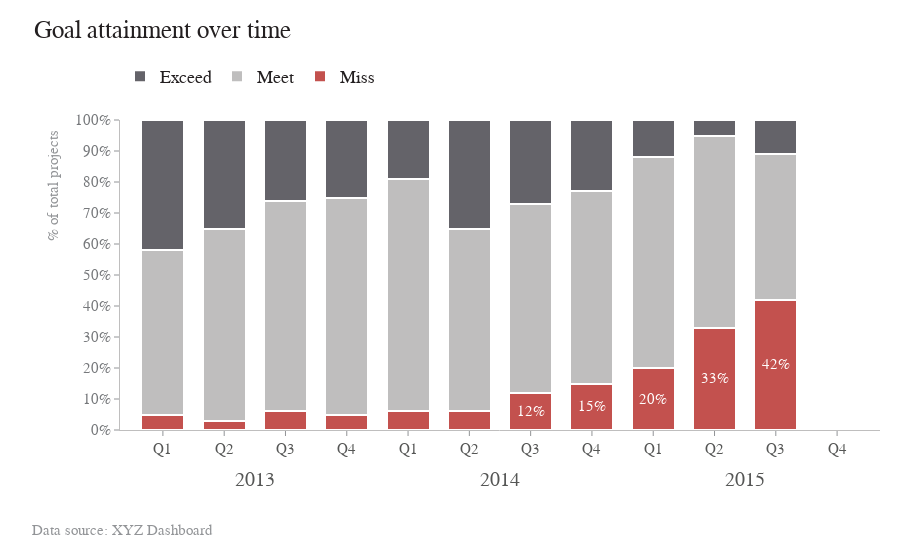

Here is the notebook cell this chart was saved with:
### Markdown cell above
## Data Visualization

### Code cell
fig = go.Figure()

# Plot -------------------------
fig.add_trace(
    go.Bar(
        x=df.index,
        y=df['Miss'],
        name="Miss",
        marker=dict(color=RED1, line=dict(color='white', width=2)),
        width=0.7
    )
)

fig.add_trace(
    go.Bar(
        x=df.index,
        y=df['Meet'],
        name="Meet",
        marker=dict(color=GRAY9, line=dict(color='white', width=2)),
        width=0.7
    )
)

fig.add_trace(
    go.Bar(
        x=df.index,
        y=df['Exceed'],
        name="Exceed",
        marker=dict(color=GRAY4, line=dict(color='white', width=2)),
        width=0.7
    )
)

# Annotation -------------------
fig.add_annotation(
    text="2013",
    font=dict(color=GRAY3, size=20, family='Arial'),
    x=1.5,
    y=0,
    xshift=0,
    yshift=-50,
    showarrow=False,
)

fig.add_annotation(
    text="2014",
    font=dict(color=GRAY3, size=20, family='Arial'),
    x=5.5,
    y=0,
    xshift=0,
    yshift=-50,
    showarrow=False,
)

fig.add_annotation(
    text="2015",
    font=dict(color=GRAY3, size=20, family='Arial'),
    x=9.5,
    y=0,
    xshift=0,
    yshift=-50,
    showarrow=False,
)

for i in range(5):
    fig.add_annotation(
        text=f"{df['Miss'][-5:].values[i]*100:.0f}%",
        font=dict(color='white', size=15, family="Arial"),
        x=df['Miss'][-5:].index[i],
        y=df['Miss'][-5:].values[i] / 2,
        xshift=0,
        yshift=0,
        showarrow=False
    )

# Text -------------------------
fig.add_annotation(
    text="Goal attainment over time",
    font=dict(color=GRAY1, size=25, family='Arial'),
    x=0,
    y=1,
    xshift=0,
    yshift=90,
    showarrow=False,
)

fig.add_annotation(
    text="% of total projects",
    font=dict(color=GRAY7, size=15, family='Arial'),
    x=0,
    y=1,
    xshift=-110,
    yshift=-65,
    textangle=-90,
    showarrow=False,
)

fig.add_annotation(
    text="Data source: XYZ Dashboard",
    font=dict(color=GRAY7, size=15, family='Arial'),
    x=0,
    y=0,
    xshift=-40,
    yshift=-100,
    showarrow=False,
)

# Layout -----------------------
fig.update_layout(
    width=900,
    height=550,
    margin=dict(t=120, b=120, l=120, r=20),
    paper_bgcolor="white",
    plot_bgcolor="white",
    legend=dict(
        font=dict(color=GRAY1, size=18, family="Arial"),
        x=0,
        y=1.2,
        orientation='h'
    ),
    showlegend=True,
    barmode="stack",
)

fig.update_xaxes(
    tickfont=dict(color=GRAY3, size=15, family="Arial"),
    ticks='outside',
    tickcolor=GRAY7,
    tickvals=[i for i in range(12)],
    ticktext=['Q1', 'Q2', 'Q3', 'Q4'] * 3,
    linecolor=GRAY9,
    range=[-0.7, 11.7]
)

fig.update_yaxes(
    tickfont=dict(color=GRAY5, size=15, family="Arial"),
    tickformat='.0%',
    ticks='outside',
    dtick=0.1,
    tickcolor=GRAY7,
    linecolor=GRAY9,
    range=[0, 1]
)

### Figure 1 — Plotly figure (JSON) as saved in the notebook; plotly's stock layout.template omitted (floating-point values rounded to 4 significant figures)
{"data": [{"marker": {"color": "#C3514E", "line": {"color": "white", "width": 2}}, "name": "Miss", "type": "bar", "width": 0.7, "x": [0, 1, 2, 3, 4, 5, 6, 7, 8, 9, 10], "y": [0.05, 0.03, 0.06, 0.05, 0.06, 0.06, 0.12, 0.15, 0.2, 0.33, 0.42]}, {"marker": {"color": "#BFBEBE", "line": {"color": "white", "width": 2}}, "name": "Meet", "type": "bar", "width": 0.7, "x": [0, 1, 2, 3, 4, 5, 6, 7, 8, 9, 10], "y": [0.53, 0.62, 0.68, 0.7, 0.75, 0.59, 0.61, 0.62, 0.68, 0.62, 0.47]}, {"marker": {"color": "#646369", "line": {"color": "white", "width": 2}}, "name": "Exceed", "type": "bar", "width": 0.7, "x": [0, 1, 2, 3, 4, 5, 6, 7, 8, 9, 10], "y": [0.42, 0.35, 0.26, 0.25, 0.19, 0.35, 0.27, 0.23, 0.12, 0.05, 0.11]}], "layout": {"annotations": [{"font": {"color": "#555655", "family": "Arial", "size": 20}, "showarrow": false, "text": "2013", "x": 1.5, "xshift": 0, "y": 0, "yshift": -50}, {"font": {"color": "#555655", "family": "Arial", "size": 20}, "showarrow": false, "text": "2014", "x": 5.5, "xshift": 0, "y": 0, "yshift": -50}, {"font": {"color": "#555655", "family": "Arial", "size": 20}, "showarrow": false, "text": "2015", "x": 9.5, "xshift": 0, "y": 0, "yshift": -50}, {"font": {"color": "white", "family": "Arial", "size": 15}, "showarrow": false, "text": "12%", "x": 6, "xshift": 0, "y": 0.06, "yshift": 0}, {"font": {"color": "white", "family": "Arial", "size": 15}, "showarrow": false, "text": "15%", "x": 7, "xshift": 0, "y": 0.075, "yshift": 0}, {"font": {"color": "white", "family": "Arial", "size": 15}, "showarrow": false, "text": "20%", "x": 8, "xshift": 0, "y": 0.1, "yshift": 0}, {"font": {"color": "white", "family": "Arial", "size": 15}, "showarrow": false, "text": "33%", "x": 9, "xshift": 0, "y": 0.165, "yshift": 0}, {"font": {"color": "white", "family": "Arial", "size": 15}, "showarrow": false, "text": "42%", "x": 10, "xshift": 0, "y": 0.21, "yshift": 0}, {"font": {"color": "#231F20", "family": "Arial", "size": 25}, "showarrow": false, "text": "Goal attainment over time", "x": 0, "xshift": 0, "y": 1, "yshift": 90}, {"font": {"color": "#929497", "family": "Arial", "size": 15}, "showarrow": false, "text": "% of total projects", "textangle": -90, "x": 0, "xshift": -110, "y": 1, "yshift": -65}, {"font": {"color": "#929497", "family": "Arial", "size": 15}, "showarrow": false, "text": "Data source: XYZ Dashboard", "x": 0, "xshift": -40, "y": 0, "yshift": -100}], "barmode": "stack", "height": 550, "legend": {"font": {"color": "#231F20", "family": "Arial", "size": 18}, "orientation": "h", "x": 0, "y": 1.2}, "margin": {"b": 120, "l": 120, "r": 20, "t": 120}, "paper_bgcolor": "white", "plot_bgcolor": "white", "showlegend": true, "width": 900, "xaxis": {"linecolor": "#BFBEBE", "range": [-0.7, 11.7], "tickcolor": "#929497", "tickfont": {"color": "#555655", "family": "Arial", "size": 15}, "ticks": "outside", "ticktext": ["Q1", "Q2", "Q3", "Q4", "Q1", "Q2", "Q3", "Q4", "Q1", "Q2", "Q3", "Q4"], "tickvals": [0, 1, 2, 3, 4, 5, 6, 7, 8, 9, 10, 11]}, "yaxis": {"dtick": 0.1, "linecolor": "#BFBEBE", "range": [0, 1], "tickcolor": "#929497", "tickfont": {"color": "#76787B", "family": "Arial", "size": 15}, "tickformat": ".0%", "ticks": "outside"}}}
